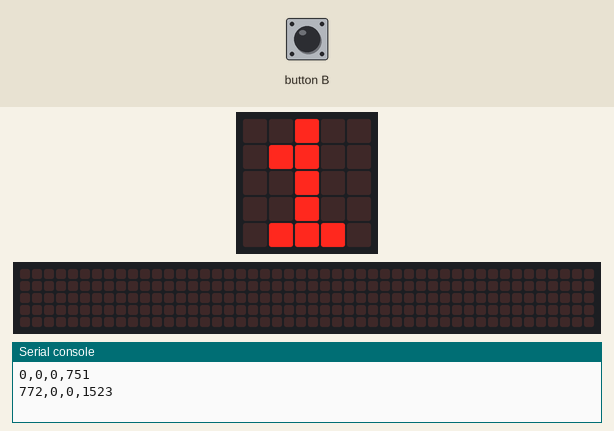
Recording of a program running on a simulated BBC micro:bit (MakeCode). Shown: the board's 5×5 LED display, a strip that is not on the board, showing the scrolling text unrolled, the last lines printed to the serial console. Inputs (shaded band) come from the test bench. The 48×5 strip is a reading aid, not a part: it shows the text the display is scrolling, unrolled, one strip-width of it at a time.

Above: at 2.1 s.
2.2 s: button B pressed for 0.15 s
At 3.4 s:
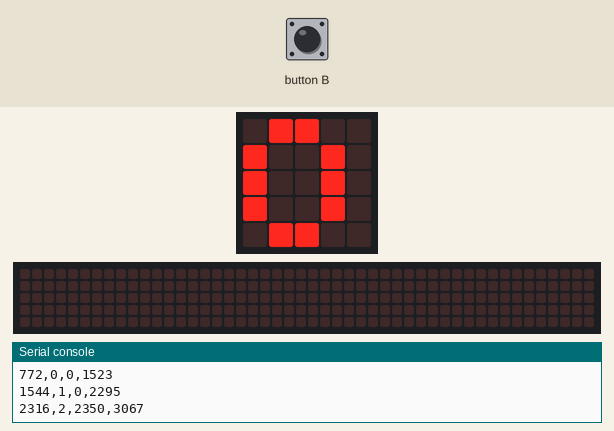
At 12.43 s:
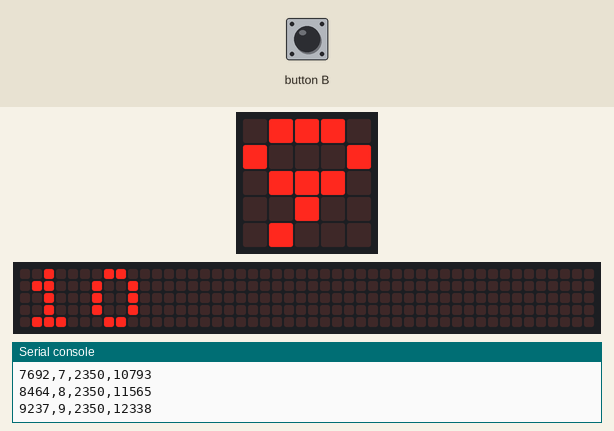
Timing chart, 0 to 13.9 s (numbered marks = the images above; inputs shaded):
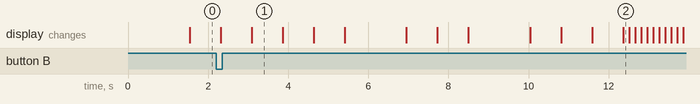

The program:

main.ts
```typescript
let リセット時間 = 0
let 動作時間 = 0
let 秒時間 = 0
input.onButtonPressed(Button.B, function () {
    リセット時間 = input.runningTime()
})
basic.forever(function () {
    動作時間 = input.runningTime() - リセット時間
    秒時間 = Math.trunc(動作時間 / 1000)
    basic.showNumber(秒時間)
    serial.writeNumbers([
    動作時間,
    秒時間,
    リセット時間,
    input.runningTime()
    ])
})
```

test.ts
```typescript
// テストはここに来ます。このパッケージが拡張機能として使用されるときにはコンパイルされません。
```

Measured:
- what the display in image 1 shows lasts 0.8 s, from 3.1 s to 3.9 s
